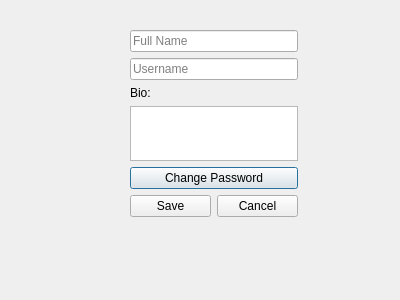
<?xml version="1.0" encoding="UTF-8"?>
<ui version="4.0">
 <class>EditArtistDialog</class>
 <widget class="QDialog" name="EditArtistDialog">
  <property name="geometry">
   <rect>
    <x>0</x>
    <y>0</y>
    <width>400</width>
    <height>300</height>
   </rect>
  </property>
  <property name="windowTitle">
   <string>Dialog</string>
  </property>
  <widget class="QWidget" name="layoutWidget">
   <property name="geometry">
    <rect>
     <x>130</x>
     <y>30</y>
     <width>168</width>
     <height>187</height>
    </rect>
   </property>
   <layout class="QVBoxLayout" name="verticalLayout">
    <item>
     <widget class="QLineEdit" name="fullNameLineEdit">
      <property name="placeholderText">
       <string>Full Name</string>
      </property>
     </widget>
    </item>
    <item>
     <widget class="QLineEdit" name="userNameLineEdit">
      <property name="placeholderText">
       <string>Username</string>
      </property>
     </widget>
    </item>
    <item>
     <widget class="QLabel" name="label">
      <property name="text">
       <string>Bio:</string>
      </property>
     </widget>
    </item>
    <item>
     <widget class="QPlainTextEdit" name="bioPlainTextEdit">
      <property name="placeholderText">
       <string/>
      </property>
     </widget>
    </item>
    <item>
     <widget class="QPushButton" name="changePasswordButton">
      <property name="text">
       <string>Change Password</string>
      </property>
     </widget>
    </item>
    <item>
     <layout class="QHBoxLayout" name="horizontalLayout">
      <item>
       <widget class="QPushButton" name="saveButton">
        <property name="text">
         <string>Save</string>
        </property>
       </widget>
      </item>
      <item>
       <widget class="QPushButton" name="cancelButton">
        <property name="text">
         <string>Cancel</string>
        </property>
       </widget>
      </item>
     </layout>
    </item>
   </layout>
  </widget>
 </widget>
 <resources/>
 <connections/>
</ui>
